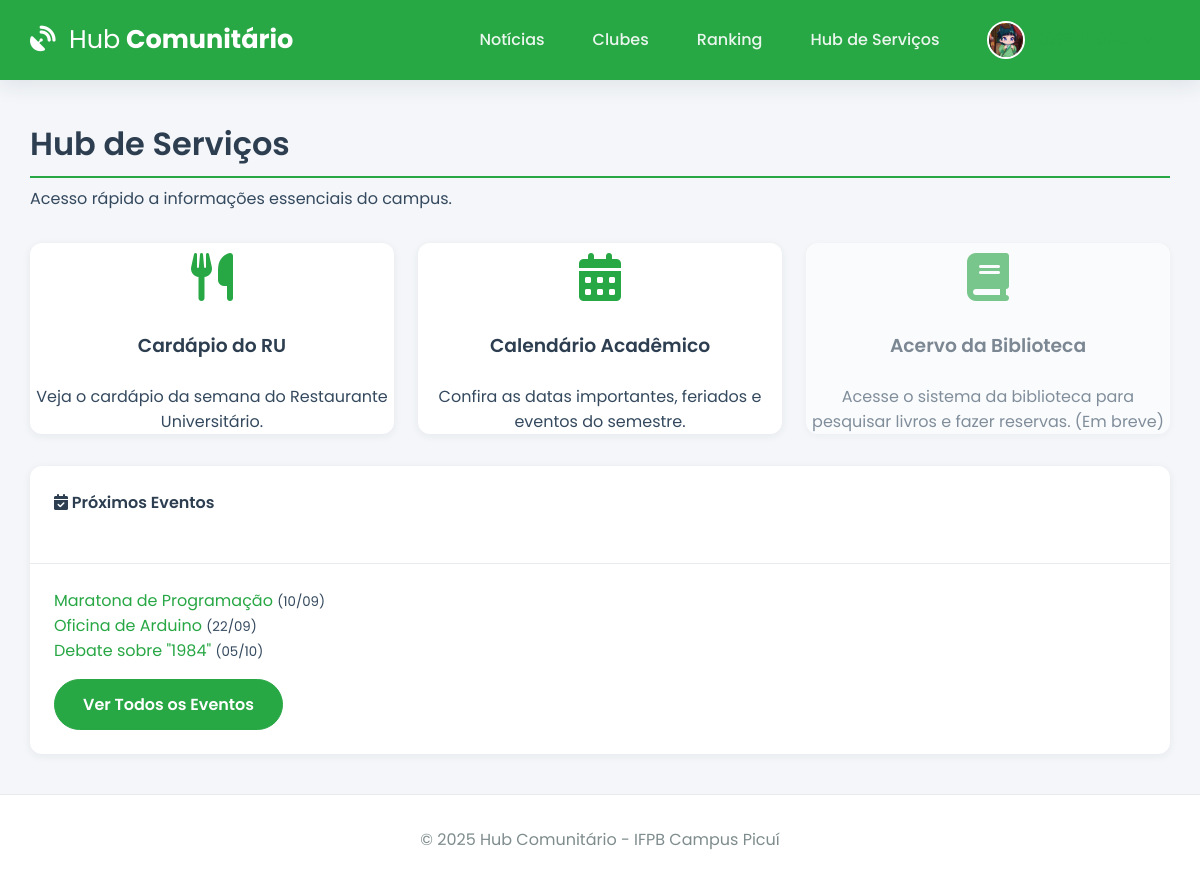
/hub_servicos (signed in), run on the app's committed database.
### app.py (models this page shows, shortened)
class User(db.Model):
    id = db.Column(db.Integer, primary_key=True)
    email = db.Column(db.String(120), unique=True, nullable=False)
    username = db.Column(db.String(12), unique=True, nullable=False)
    password_hash = db.Column(db.String(256), nullable=False)
    image_file = db.Column(db.String(100), nullable=False, default='default.jpg')
    eventos_inscritos = db.relationship('Evento', secondary=inscricao_evento_tabela, back_populates='alunos_inscritos', lazy='dynamic')
    clubes_membro = db.relationship('Clube', secondary=membros_clube_tabela, back_populates='membros', lazy='dynamic')
    clubes_liderados = db.relationship('Clube', backref='lider', lazy='dynamic', foreign_keys='Clube.lider_id')
    topicos_criados = db.relationship('ForumTopico', backref='autor', lazy='dynamic', cascade="all, delete-orphan")
    posts_criados = db.relationship('ForumPost', backref='autor', lazy='dynamic', cascade="all, delete-orphan")
    badges = db.relationship('Badge', secondary=user_badges_tabela, back_populates='users', lazy='dynamic')

class Evento(db.Model):
    id = db.Column(db.Integer, primary_key=True)
    titulo = db.Column(db.String(200), nullable=False)
    descricao = db.Column(db.Text, nullable=False)
    vagas = db.Column(db.Integer, nullable=False)
    data_evento = db.Column(db.DateTime, nullable=False, default=lambda: datetime.now(timezone.utc))
    clube_id = db.Column(db.Integer, db.ForeignKey('clube.id'), nullable=False)
    alunos_inscritos = db.relationship('User', secondary=inscricao_evento_tabela, back_populates='eventos_inscritos', lazy='dynamic')
    noticias = db.relationship('Noticia', backref='evento', lazy='dynamic', cascade="all, delete-orphan")

### app.py (the view)
@app.route('/hub_servicos')
@login_required
def hub_servicos():
    eventos_futuros = Evento.query.filter(Evento.data_evento >= datetime.now(timezone.utc)).order_by(Evento.data_evento.asc()).limit(3).all()
    return render_template('hub_servicos.html', eventos_futuros=eventos_futuros)

### app.py (called while the page is built)
@app.before_request
def load_logged_in_user():
    user_id = session.get('user_id')
    g.user = User.query.get(user_id) if user_id else None
    if user_id and g.user is None: session.clear()

def login_required(f):
    @wraps(f)
    def decorated_function(*args, **kwargs):
        if g.user is None:
            flash('Você precisa fazer login para acessar esta página.', 'warning')
            return redirect(url_for('login'))
        return f(*args, **kwargs)
    return decorated_function

@app.context_processor
def inject_utils():
    return dict(
        current_user_data=g.user,
        current_year=datetime.now(timezone.utc).year,
        timedelta=timedelta
    )

### templates/hub_servicos.html (shortened to what this page needs)
{% extends 'base.html' %}
{% block content %}
    <h1 class="page-header">Hub de Serviços</h1>
    <p class="lead text-muted" style="margin-top: -1rem; margin-bottom: 2rem;">Acesso rápido a informações essenciais do campus.</p>
    <div class="hub-grid">
        <a href="{{ url_for('cardapio') }}" class="card hub-card hub-link">
            <div class="hub-card-icon"><i class="fas fa-utensils"></i></div>
            <h3>Cardápio do RU</h3>
            <p>Veja o cardápio da semana do Restaurante Universitário.</p>
        </a>
        <a href="{{ url_for('calendario_academico') }}" class="card hub-card hub-link">
            <div class="hub-card-icon"><i class="fas fa-calendar-alt"></i></div>
            <h3>Calendário Acadêmico</h3>
            <p>Confira as datas importantes, feriados e eventos do semestre.</p>
        </a>
        <div class="card hub-card hub-link disabled"> <div class="hub-card-icon"><i class="fas fa-book"></i></div>
            <h3>Acervo da Biblioteca</h3>
            <p>Acesse o sistema da biblioteca para pesquisar livros e fazer reservas. (Em breve)</p>
        </div>
    </div>
    <div class="card" style="margin-top: 2rem;">
        <div class="card-header"><h4><i class="fas fa-calendar-check"></i> Próximos Eventos</h4></div>
        <div class="card-body">
            {% if eventos_futuros and eventos_futuros|length > 0 %}
                <ul class="simple-list">
                {% for evento in eventos_futuros %}
                    <li><a href="{{ url_for('detalhe_evento', evento_id=evento.id) }}">{{ evento.titulo }}</a> <small>({{ evento.data_evento.strftime('%d/%m') }})</small></li>
                {% endfor %}
                </ul>
                <a href="{{ url_for('eventos') }}" class="btn" style="margin-top: 1rem;">Ver Todos os Eventos</a>
            {% else %}
                 <div class="empty-state">
                    <p>Nenhum evento futuro agendado no momento.</p>
                </div>
            {% endif %}
        </div>
    </div>
{% endblock %}

### templates/base.html (shortened to what this page needs)
<!DOCTYPE html>
<html lang="pt-br">
<head>
    <link rel="stylesheet" href="https://cdnjs.cloudflare.com/ajax/libs/font-awesome/6.5.2/css/all.min.css" />
    <link rel="stylesheet" href="{{ url_for('static', filename='css/style.css') }}">
</head>
<body>
    <header class="header">
        <div class="container">
            <nav class="navbar">
                <a class="navbar-brand" href="{{ url_for('noticias') if current_user_data else url_for('login') }}">
                    <i class="fas fa-satellite-dish"></i> <strong>Hub</strong> Comunitário
                </a>
                <div class="nav-links" id="nav-links">
                    {% if current_user_data %}
                        <a class="nav-item" href="{{ url_for('noticias') }}">Notícias</a>
                        <a class="nav-item" href="{{ url_for('clubes') }}">Clubes</a>
                        <a class="nav-item" href="{{ url_for('ranking') }}">Ranking</a>
                        <a class="nav-item" href="{{ url_for('hub_servicos') }}">Hub de Serviços</a>
                        <div class="nav-item user-menu">
                             <a class="user-menu-trigger" href="#">
                                 <img src="{{ url_for('static', filename='profile_pics/' + current_user_data.image_file) }}" class="nav-profile-image">
                                 <span>{{ current_user_data.username }}</span> <i class="fas fa-chevron-down dropdown-icon"></i>
                             </a>
                        </div>
                    {% else %}
                        <a href="{{ url_for('login') }}" class="nav-item">Entrar</a>
                        <a href="{{ url_for('register') }}" class="nav-item btn btn-outline">Registar</a>
                    {% endif %}
                </div>
            </nav>
        </div>
    </header>
    <main class="container">
        {% block content %}{% endblock %}
    </main>
    <footer class="footer">
        <p>&copy; {{ current_year }} Hub Comunitário - IFPB Campus Picuí</p>
    </footer>
</body>
</html>

### static/css/style.css (style rules this page uses)
:root { --ifpb-green: #28a745; --ifpb-green-dark: #218838; --dark-blue: #2c3e50; --light-gray: #ecf0f1; --medium-gray: #bdc3c7; --text-color: #34495e; --light-text: #7f8c8d; --background-color: #f4f6f9; --surface-color: #ffffff; --border-color: #e9ecef; --font-family-base: 'Poppins', sans-serif; --shadow-sm: 0 2px 8px rgba(44, 62, 80, 0.07); --shadow-md: 0 5px 20px rgba(44, 62, 80, 0.1); --border-radius: 12px; }
* { box-sizing: border-box; margin: 0; padding: 0; }
html { height: 100%; }
body { font-family: var(--font-family-base); background-color: var(--background-color); color: var(--text-color); display: flex; flex-direction: column; min-height: 100%; }
.container { width: 95%; max-width: 1200px; margin: 0 auto; }
main.container { flex-grow: 1; padding-top: 2.5rem; padding-bottom: 2.5rem; }
h1, h2, h3, h4 { font-weight: 600; color: var(--dark-blue); margin-bottom: 1.5rem; }
a { color: var(--ifpb-green); text-decoration: none; transition: color 0.2s; }
.header { background-color: var(--ifpb-green); padding: 0.8rem 0; box-shadow: var(--shadow-md); position: sticky; top: 0; z-index: 1000; }
.navbar { display: flex; justify-content: space-between; align-items: center; }
.navbar-brand { font-weight: 700; font-size: 1.6rem; color: var(--surface-color); }
.navbar-brand i { margin-right: 0.5rem; }
.navbar-brand strong { font-weight: 400; }
.nav-links { display: flex; align-items: center; gap: 1rem; }
.nav-item { color: rgba(255, 255, 255, 0.9); font-weight: 500; padding: 0.5rem 1rem; border-radius: var(--border-radius); transition: background-color 0.2s; }
.nav-profile-image { width: 38px; height: 38px; border-radius: 50%; margin-right: 10px; object-fit: cover; border: 2px solid var(--surface-color); }
.user-menu { position: relative; }
.user-menu-trigger { display: flex; align-items: center; cursor: pointer; }
.user-menu-trigger .dropdown-icon { font-size: 0.8em; margin-left: 0.5rem; transition: transform 0.2s; }
.card { background-color: var(--surface-color); border-radius: var(--border-radius); box-shadow: var(--shadow-sm); transition: all 0.3s ease-in-out; display: flex; flex-direction: column; height: 100%; }
.card .card-header { padding: 1.5rem; border-bottom: 1px solid var(--border-color); display: flex; justify-content: space-between; align-items: center; }
.card .card-body { padding: 1.5rem; flex-grow: 1; }
.btn { background-color: var(--ifpb-green); border: 1px solid var(--ifpb-green); color: #fff; font-weight: 600; padding: 0.75rem 1.75rem; border-radius: 50px; transition: all 0.3s ease; cursor: pointer; text-align: center; display: inline-flex; align-items: center; gap: 0.5rem; justify-content: center; }
.course-list, .simple-list { list-style: none; }
.page-header { border-bottom: 2px solid var(--ifpb-green); padding-bottom: 0.5rem; }
.hub-grid { display: grid; grid-template-columns: repeat(auto-fill, minmax(300px, 1fr)); gap: 1.5rem; }
.hub-card { text-align: center; }
.hub-card-icon { font-size: 3rem; color: var(--ifpb-green); margin-bottom: 1rem; }
.footer { padding: 2rem 0; background-color: var(--surface-color); text-align: center; margin-top: auto; border-top: 1px solid var(--border-color); }
.footer p { margin: 0; color: var(--light-text); }

### templates/base.html (style rules this page uses)
.hub-link { text-decoration: none; color: inherit; transition: transform 0.2s ease, box-shadow 0.2s ease; }
.hub-link.disabled { opacity: 0.6; cursor: not-allowed; }

### data on the page
User: image_file (placeholder picture)
Evento: titulo "Maratona de Programação", data_evento "10/09"
Evento: titulo "Oficina de Arduino", data_evento "22/09"
Evento: titulo "Debate sobre \"1984\"", data_evento "05/10"
